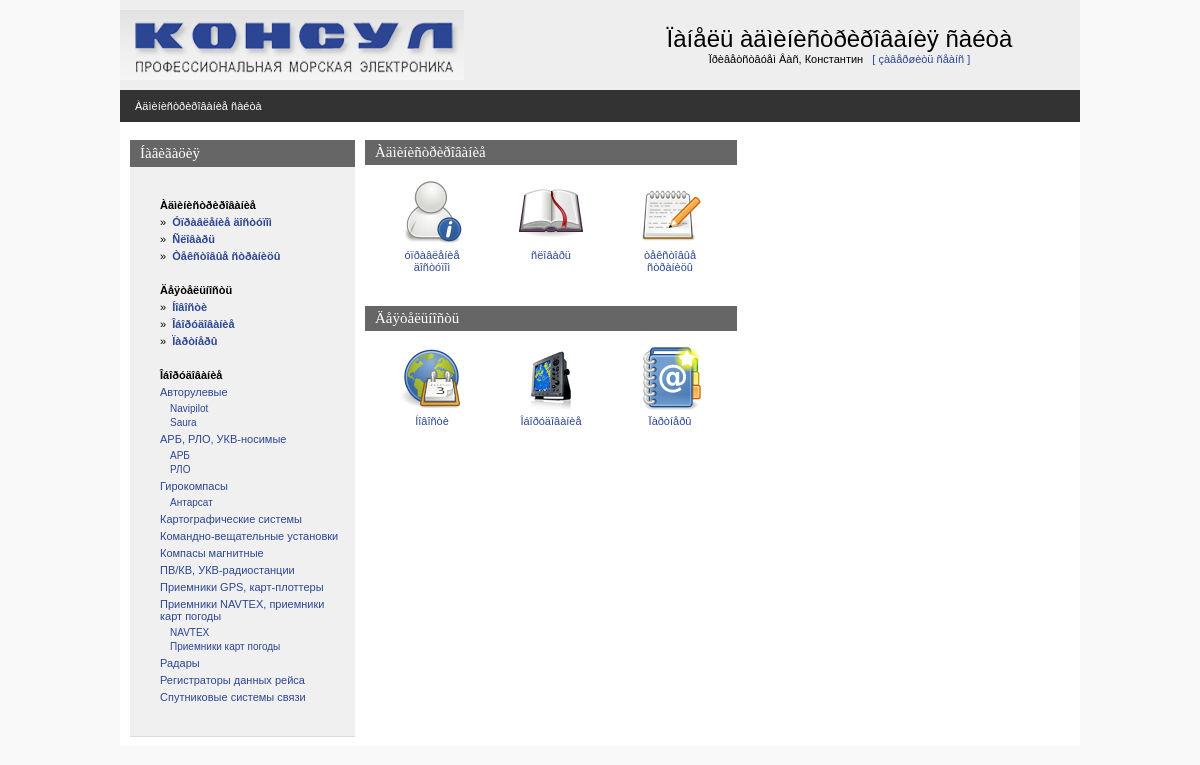
Screenshot of /admin/main.php (signed in) with the database file from the repository.
### tables this page shows
CREATE TABLE IF NOT EXISTS `consul_static` (
  `static_code` int(11) NOT NULL AUTO_INCREMENT,
  `page_code` int(11) NOT NULL DEFAULT '0',
  `static_name` varchar(200) NOT NULL DEFAULT '',
  `static_text` text NOT NULL,
  `static_pos` int(11) NOT NULL DEFAULT '0',
  `static_seo_title` text,
  `static_seo_desc` text,
  `static_seo_key` text,
  `lang_code` int(11) NOT NULL,
  `static_abstract` text,
  `static_url` varchar(250) DEFAULT NULL,
  PRIMARY KEY (`static_code`)
);

### admin/inc/functions.php (the view, shortened to what this page needs)
<?php
function view_tree($langcode) {
	$catalogshort="SELECT DISTINCT
	consul_equip.equip_code,
	consul_equip.equip_parent,
	consul_static.static_code,
	consul_static.static_name
	FROM consul_static
	INNER JOIN consul_page ON consul_page.page_code = consul_static.page_code
	INNER JOIN consul_equip ON consul_page.page_code = consul_equip.page_code
	WHERE (lang_code=$langcode) and (page_active>0)
	ORDER BY static_name";
	$query = mysql_query("$catalogshort") or  die("Îøèáêà âûáîðêè êàòàëîãà ".$catalogshort);
	while (list($equip_code,$equip_parent,$static_code,$static_name)= mysql_fetch_array($query)) {
		if ($equip_parent == '0') {
			$one_lvl[] = array ($equip_code, $equip_parent, $static_code,$static_name);
		} else {
			$next_lvl[] = array ($equip_code, $equip_parent, $static_code,$static_name);
		}
	}
	print '<ul id="tree_one">';
	foreach ($one_lvl as $key){
		print '<li><a href="catalogpage.php?equip_parent='.$key[0].'">'.$key[3].'</a>';
		print '<ul>';
		view_tree_next_level($key[0], $next_lvl);
		print "</ul>";
		print '</li>';
	}
	print '</ul>';
}
function view_tree_next_level($family, $next_lvl) {
	foreach ($next_lvl as $key) {
		if ($key[1]==$family) {
			print ' <li><a href="catalogpage.php?equip_parent='.$key[0].'">'.$key[3].'</a></li>';
		}
	}
}
?>

### admin/css/styles.css (style rules this page uses)
body { padding:0px; margin:0px; background-color:#f9f9f9; }
a { text-decoration : none; color: #2d4694; }
ul { text-decoration:none; padding:0; margin-top:5px; margin-bottom:0px; margin-right:0px; margin-left:16px;font-size:10px; }
li { text-decoration:none; padding:0; margin-top:0px; margin-bottom:3px; margin-right:0px; margin-left:0px;font-size:9px; }
.jquery-tree ul { padding:0px; margin:0px; }
.jquery-tree ul li { list-style:none; font-size:11px; }
.jquery-tree ul li ul { padding:0px; margin:0px; margin-bottom:5px; margin-top:5px; }
.jquery-tree ul li ul li { list-style:none; margin-left:10px; font-size:10px; }

### rows the page displays
consul_static: static_name "Авторулевые"
consul_static: static_name "Navipilot"
consul_static: static_name "Saura"
consul_static: static_name "АРБ, РЛО, УКВ-носимые"
consul_static: static_name "АРБ"
consul_static: static_name "РЛО"
consul_static: static_name "Гирокомпасы"
consul_static: static_name "Антарсат"
consul_static: static_name "Картографические системы"
consul_static: static_name "Командно-вещательные установки"
consul_static: static_name "Компасы магнитные"
consul_static: static_name "ПВ/КВ, УКВ-радиостанции"
consul_static: static_name "Приемники GPS, карт-плоттеры"
consul_static: static_name "Приемники NAVTEX, приемники карт погоды"
consul_static: static_name "NAVTEX"
consul_static: static_name "Приемники карт погоды"
consul_static: static_name "Радары"
consul_static: static_name "Регистраторы данных рейса"
consul_static: static_name "Спутниковые системы связи"

### other values shown
$REGUSER["name"] "Константин"
